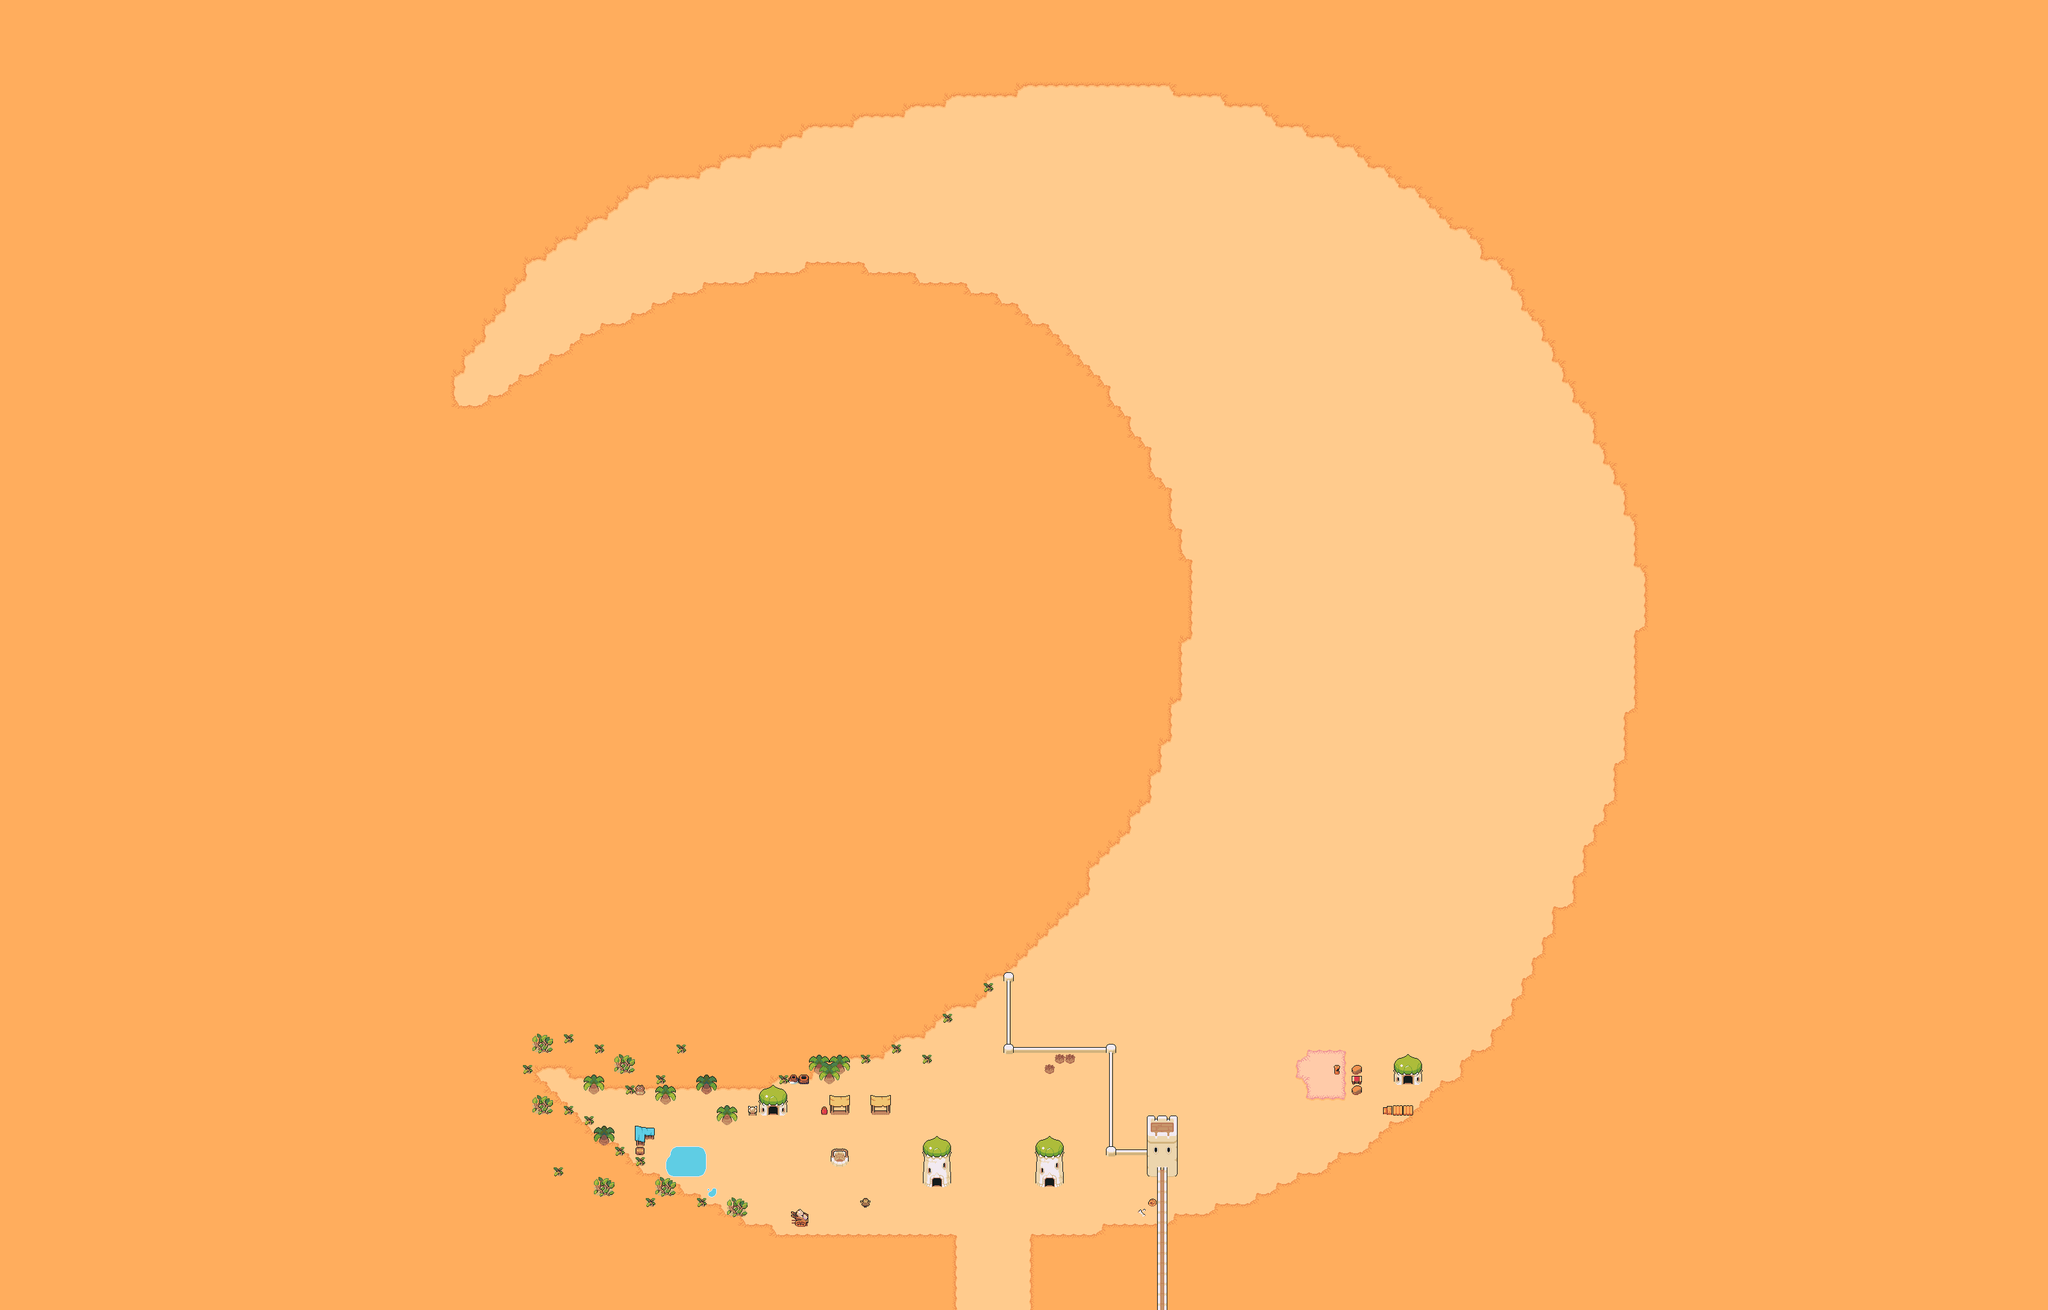

A 2D game scene composited from a Tiled map and its tileset images. What follows is a short description and the map's XML, with each tile layer's data collapsed to a summary:
An orthogonal 200x128 tile map with 16x16 px tiles, 3 tile layers (prototype, terrain, Features), 3 tilesets.

<map version="1.10" tiledversion="1.11.2" orientation="orthogonal" renderorder="right-down" width="200" height="128" tilewidth="16" tileheight="16" infinite="0" nextlayerid="4" nextobjectid="1">
 <tileset firstgid="1" source="../../Tiled/Projects/TilesetFloor.tsx" />
 <tileset firstgid="573" source="../../Tiled/Projects/TilesetDesert.tsx" />
 <tileset firstgid="813" source="../../Tiled/Projects/TilesetElement.tsx" />
 <layer id="1" name="prototype" width="200" height="128">
  <data>[25600 cells, 25600 non-empty, 13 distinct tile ids]</data>
 </layer>
 <layer id="2" name="terrain" width="200" height="128">
  <data>[25600 cells, 1082 non-empty, 13 distinct tile ids]</data>
 </layer>
 <layer id="3" name="Features" width="200" height="128">
  <data>[25600 cells, 237 non-empty, 113 distinct tile ids]</data>
 </layer>
</map>
